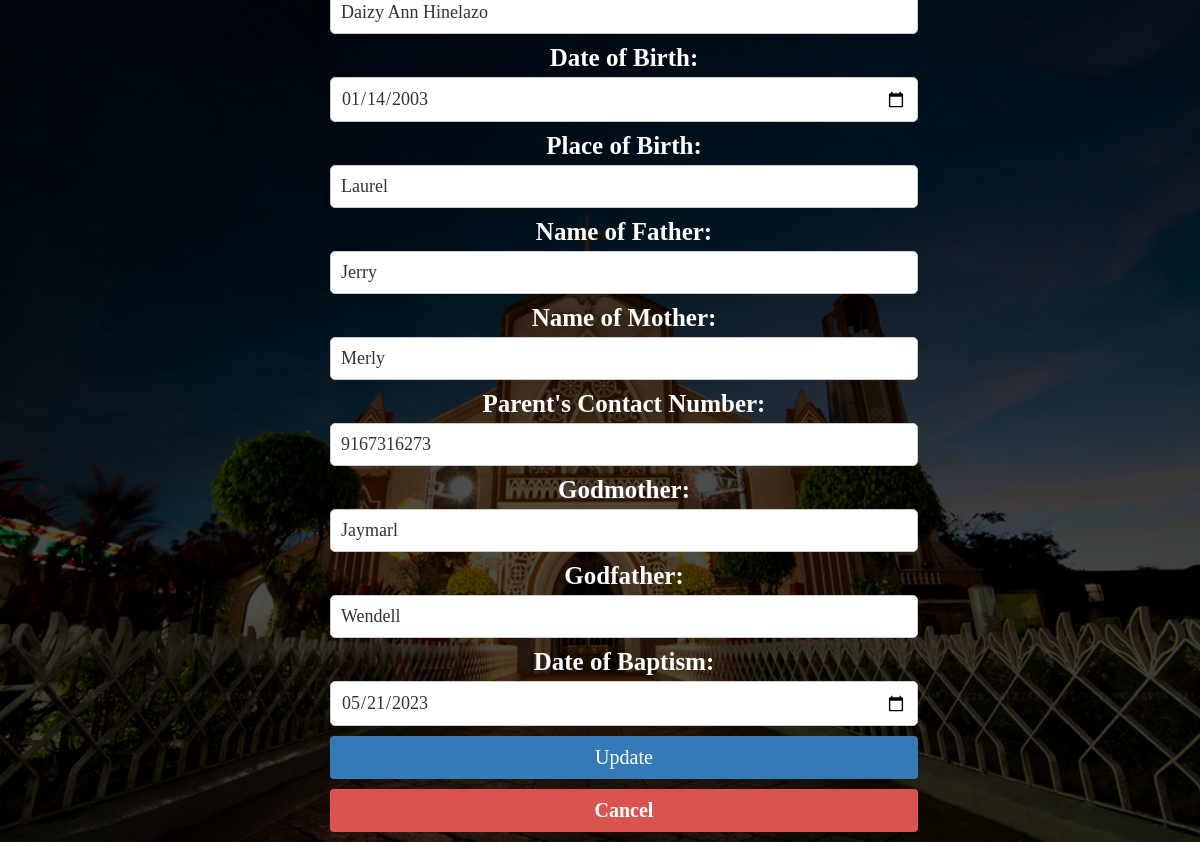
Screenshot of /editbaptism.php?id=13 with the database file from the repository.
### tables this page shows
CREATE TABLE `tbl_baptism` (
  `id` int(11) NOT NULL,
  `Candidate` varchar(255) NOT NULL,
  `Birth` date NOT NULL,
  `Place` varchar(255) NOT NULL,
  `Father` varchar(255) NOT NULL,
  `Mother` varchar(255) NOT NULL,
  `number` bigint(15) NOT NULL,
  `Godmother` varchar(255) NOT NULL,
  `Godfather` varchar(255) NOT NULL,
  `Baptism` date NOT NULL,
  `Verification` tinyint(1) NOT NULL,
  `Verification1` tinyint(1) NOT NULL,
  `Verification2` tinyint(1) NOT NULL,
  `Verification3` tinyint(1) NOT NULL
);

### editbaptism.php (the view, shortened to what this page needs)
<?php
if (isset($_GET['id'])) {
    $id = $_GET['id'];
    $conn = new mysqli('localhost', 'root', '', 'db_church');
    $stmt = $conn->prepare("SELECT * FROM tbl_baptism WHERE id = ?");
    $stmt->bind_param("i", $id);
    $stmt->execute();
    $result = $stmt->get_result();
    $row = $result->fetch_assoc();
}
?>
<html>
<head>
<link rel="stylesheet" href="edit_record1.css">
</head>
<body>
    <div class="container">
		<?php
			if (isset($_GET['id'])) {
				$id = $_GET['id'];
				$conn = new mysqli('localhost', 'root', '', 'db_church');
				$stmt = $conn->prepare("SELECT * FROM tbl_baptism WHERE id = ?");
				$stmt->bind_param("i", $id);
				$stmt->execute();
				$result = $stmt->get_result();
				$row = $result->fetch_assoc();
			}
		?>
		<form method="post">
            <input type="text" id="Candidate" name="Candidate" value="<?php echo $row['Candidate']; ?>">
            <label for="Birth">Date of Birth:</label>
            <input type="date" id="Birth" name="Birth" value="<?php echo $row['Birth']; ?>">
            <label for="Place">Place of Birth:</label>
            <input type="text" id="Place" name="Place" value="<?php echo $row['Place']; ?>">
            <label for="Father">Name of Father:</label>
            <input type="text" id="Father" name="Father" value="<?php echo $row['Father']; ?>">
            <label for="Mother">Name of Mother:</label>
            <input type="text" id="Mother" name="Mother" value="<?php echo $row['Mother']; ?>">
            <label for="number">Parent's Contact Number:</label>
            <input type="text" id="number" name="number" value="<?php echo $row['number']; ?>">
            <label for="Godmother">Godmother:</label>
            <input type="text" id="Godmother" name="Godmother" value="<?php echo $row['Godmother']; ?>">
            <label for="Godfather">Godfather:</label>
            <input type="text" id="Godfather" name="Godfather" value="<?php echo $row['Godfather']; ?>">
            <label for="Baptism">Date of Baptism:</label>
			<input type="date" id="Baptism" name="Baptism" value="<?php echo $row['Baptism']; ?>">
			<button type="submit" class="btn" name="update">Update</button>
            <a href="adminbaptism.php">Cancel</a>
		</form>
	</div>
</body>
</html>

### edit_record1.css (style rules this page uses)
* { font-family: 'Times New Roman', sans-serif; margin: 0; padding: 0; box-sizing: border-box; outline: none; border: none; text-decoration: none; }
html, body { height: 100%; background-repeat: no-repeat; background-size: cover; background-position: center; background-attachment: fixed; scroll-behavior: smooth; background-image: linear-gradient(rgba(0, 0, 0, 0.7), rgba(0, 0, 0, 0.7)), url(Image/church2.jpg); }
.container { display: flex; justify-content: center; align-items: center; height: 100vh; color: white; font-weight: bold; font-size: 17px; box-shadow: 0 5px 10px rgb(255 255 255 / 0%); }
form { width: 70%; border-radius: 5px; flex-direction: column; align-items: center; }
form label { text-align: center; margin-right: 10px; width: 70%; display: block; margin-bottom: 5px; color: white; font-size: 25px; }
form input[type="text"], form input[type="date"] { width: 70%; font-size: 18px; }
input[type="text"], input[type="date"], button[type="submit"], a { margin-bottom: 10px; }
form input { width: 70%; margin-bottom: 10px; padding: 10px; border: 1px solid #ccc; border-radius: 5px; font-size: 16px; color: #333; outline: none; transition: all 0.3s ease-in-out; }
form button[type="submit"] { display: inline-block; padding: 10px 15px; background-color: #337ab7; color: #fff; text-decoration: none; border-radius: 4px; font-size: 20px; width: 70%; text-align: center; }
a { display: inline-block; padding: 10px 15px; background-color: #d9534f; color: #fff; text-decoration: none; border-radius: 4px; cursor: pointer; font-size: 20px; width: 70%; text-align: center; }

### rows the page displays
tbl_baptism: Candidate "Daizy Ann Hinelazo", Birth "01/14/2003", Place "Laurel", Father "Jerry", Mother "Merly", number "9167316273", Godmother "Jaymarl", Godfather "Wendell", Baptism "05/21/2023"
